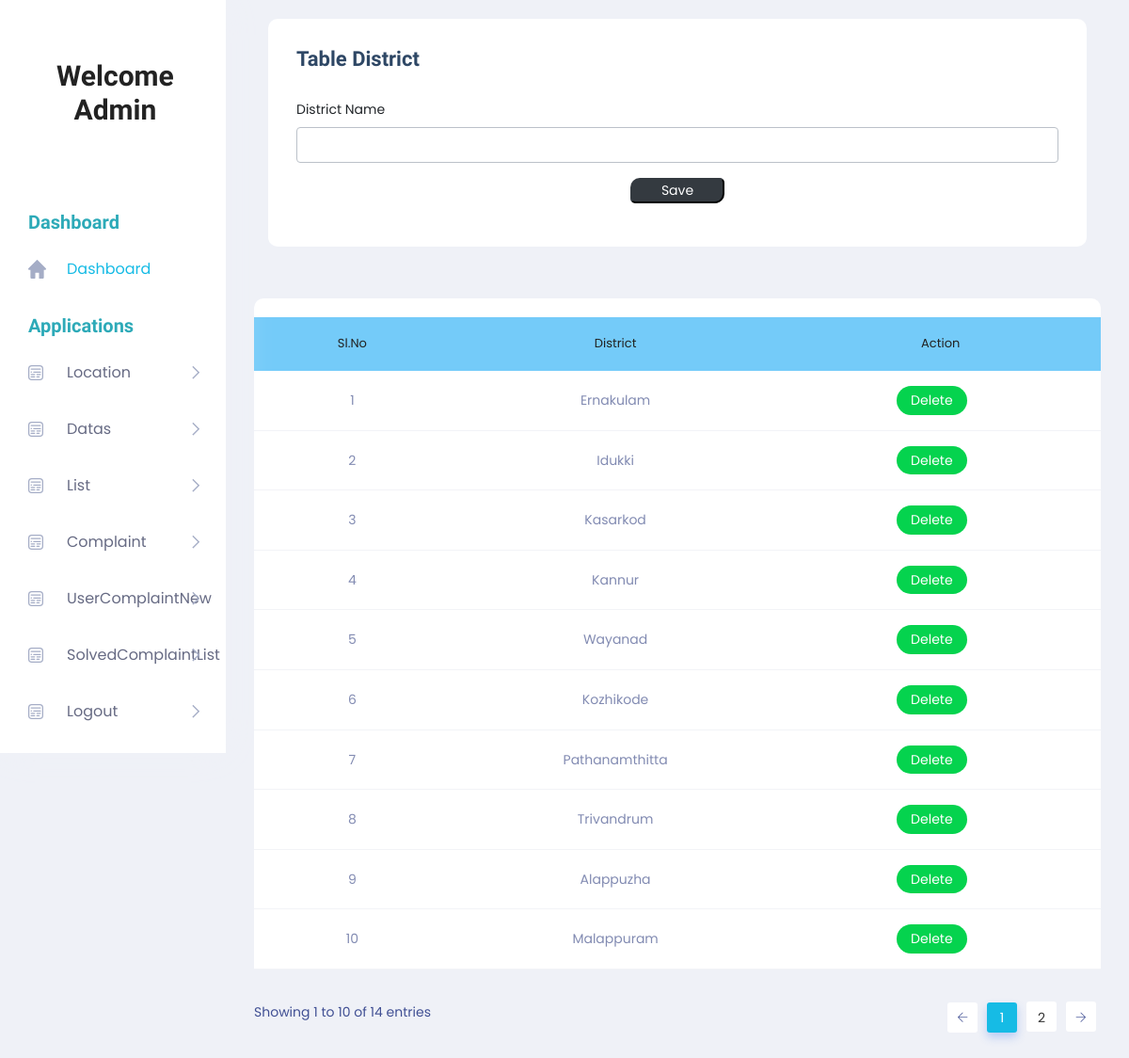
Page /Project/Admin/District.php on the committed database.
### tables this page shows
CREATE TABLE `tbl_district` (
  `district_id` int(11) NOT NULL,
  `district_name` varchar(100) NOT NULL
);

### Project/Admin/District.php (the view, shortened to what this page needs)
<!DOCTYPE html PUBLIC "-//W3C//DTD XHTML 1.0 Transitional//EN" "http://www.w3.org/TR/xhtml1/DTD/xhtml1-transitional.dtd">
<html xmlns="http://www.w3.org/1999/xhtml">
<head>
</head>
<?php
include('Head.php');
?>
<body>
        <section class="main_content dashboard_part">
            <div class="main_content_iner ">
                <div class="container-fluid p-0">
                    <div class="row justify-content-center">
                        <div class="col-12">
                            <div class="QA_section">
                                <div class="white_box_tittle list_header">
                                    <div class="col-lg-12">
                                        <div class="white_box mb_30">
                                            <div class="box_header ">
                                                <div class="main-title">
                                                    <h3 class="mb-0" >Table District</h3>
                                                </div>
                                            </div>
                                            <form method="post">
                                                <div class="form-group">
                                                    <label for="txt_district">District Name</label>
                                                    <input required="" type="text" class="form-control" id="txt_district" name="txt_district" autocomplete="off" required>
                                                </div>
                                                <div class="form-group" align="center">
<input type="submit" class="btn-dark" style="width:100px; border-radius: 10px 5px " name="btn_save" value="Save">
                                                </div>
                                            </form>
                                        </div>
                                    </div>
                                </div>
                                <div class="QA_table mb_30">
                                    <table class="table lms_table_active">
                                        <thead>
                                            <tr style="background-color: #74CBF9">
                                                <td align="center" scope="col">Sl.No</td>
                                                <td align="center" scope="col">District</td>
                                                <td align="center" scope="col">Action</td>
                                            </tr>
                                        </thead>
                                        <tbody>
                                            <?php
                                                $i = 0;
                                                $selQry = "select * from tbl_district";
                                                $rs = $Conn->query($selQry);
                                                while ($data = $rs->fetch_assoc()) {
                                                    $i++;
                                            ?>
                                            <tr>
                                                <td align="center"><?php echo $i;?></td>
                                                <td align="center"><?php echo $data["district_name"];?></td>
                                                <td align="center"><a href="district.php?id=<?php echo $data["district_id"];?>" class="status_btn">Delete</a> &nbsp;&nbsp;&nbsp;&nbsp;
</td>                                            </tr>
                                            <?php
                                              }
                                            ?>
                                        </tbody>
                                    </table>
                                </div>
                            </div>
                        </div>
                    </div>
                </div>
            </div>
        </section>
        <?php
		include('Foot.php');
		?>
</body>
</html>

### rows in the picture
tbl_district: district_name "Ernakulam"
tbl_district: district_name "Idukki"
tbl_district: district_name "Kasarkod"
tbl_district: district_name "Kannur"
tbl_district: district_name "Wayanad"
tbl_district: district_name "Kozhikode"
tbl_district: district_name "Pathanamthitta"
tbl_district: district_name "Trivandrum"
tbl_district: district_name "Alappuzha"
tbl_district: district_name "Malappuram"
